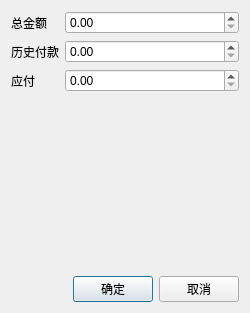
<?xml version="1.0" encoding="UTF-8"?>
<ui version="4.0">
 <class>w_i_inventory_provider_arrears_pay</class>
 <widget class="QDialog" name="w_i_inventory_provider_arrears_pay">
  <property name="geometry">
   <rect>
    <x>0</x>
    <y>0</y>
    <width>250</width>
    <height>313</height>
   </rect>
  </property>
  <property name="windowTitle">
   <string>Dialog</string>
  </property>
  <layout class="QVBoxLayout" name="verticalLayout" stretch="0,1,0">
   <item>
    <layout class="QGridLayout" name="gridLayout" columnstretch="0,1">
     <item row="0" column="0">
      <widget class="QLabel" name="label">
       <property name="text">
        <string>总金额</string>
       </property>
      </widget>
     </item>
     <item row="1" column="0">
      <widget class="QLabel" name="label_2">
       <property name="text">
        <string>历史付款</string>
       </property>
      </widget>
     </item>
     <item row="2" column="0">
      <widget class="QLabel" name="label_3">
       <property name="text">
        <string>应付</string>
       </property>
      </widget>
     </item>
     <item row="0" column="1">
      <widget class="lds_doublespinbox" name="doubleSpinBox_amount"/>
     </item>
     <item row="1" column="1">
      <widget class="lds_doublespinbox" name="doubleSpinBox_already_pay"/>
     </item>
     <item row="2" column="1">
      <widget class="lds_doublespinbox" name="doubleSpinBox_should_pay"/>
     </item>
    </layout>
   </item>
   <item>
    <widget class="lds_key3x4" name="widget" native="true"/>
   </item>
   <item>
    <layout class="QHBoxLayout" name="horizontalLayout">
     <item>
      <spacer name="horizontalSpacer">
       <property name="orientation">
        <enum>Qt::Horizontal</enum>
       </property>
       <property name="sizeHint" stdset="0">
        <size>
         <width>40</width>
         <height>20</height>
        </size>
       </property>
      </spacer>
     </item>
     <item>
      <widget class="lds_toolbar_button" name="pushButton_pay">
       <property name="text">
        <string>确定</string>
       </property>
       <property name="outer_stylesheet" stdset="0">
        <string>pushbutton</string>
       </property>
      </widget>
     </item>
     <item>
      <widget class="lds_toolbar_button" name="pushButton_cancel">
       <property name="text">
        <string>取消</string>
       </property>
       <property name="outer_stylesheet" stdset="0">
        <string>pushbutton</string>
       </property>
      </widget>
     </item>
    </layout>
   </item>
  </layout>
 </widget>
 <customwidgets>
  <customwidget>
   <class>lds_toolbar_button</class>
   <extends>QPushButton</extends>
   <header>lds_toolbar_button.h</header>
  </customwidget>
  <customwidget>
   <class>lds_key3x4</class>
   <extends>QWidget</extends>
   <header>lds_key3x4.h</header>
   <container>1</container>
  </customwidget>
  <customwidget>
   <class>lds_doublespinbox</class>
   <extends>QDoubleSpinBox</extends>
   <header>lds_doublespinbox.h</header>
  </customwidget>
 </customwidgets>
 <resources/>
 <connections/>
</ui>
